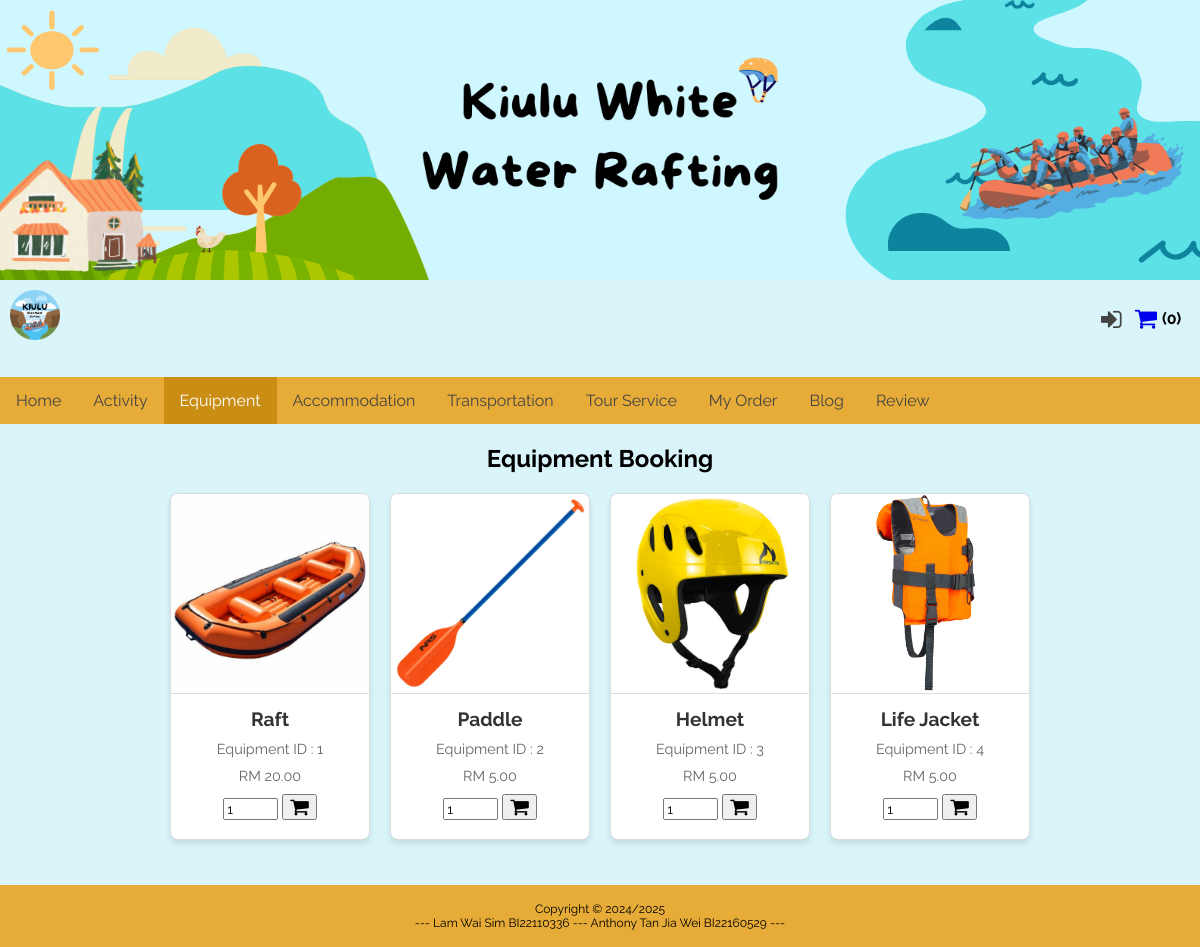
The app's page /tourism_management_system/equipment.php with its own data.
### tables this page shows
CREATE TABLE `equipment` (
  `equipmentID` int(11) NOT NULL,
  `equipmentName` varchar(100) NOT NULL,
  `equipmentQuantity` int(11) NOT NULL,
  `equipmentPrice` decimal(8,2) NOT NULL,
  `equipmentImg` varchar(100) NOT NULL
);

### tourism_management_system/equipment.php (the view, shortened to what this page needs)
<?php
include("config/config.php");
$sql_equipment = "SELECT * FROM equipment";
$result = mysqli_query($conn, $sql_equipment);
$rowcount = mysqli_num_rows($result);
?>
<!DOCTYPE html>
<html lang="en">
<head>
    <link rel="stylesheet" href="css/newstyle.css">
    <link rel="stylesheet" href="https://cdnjs.cloudflare.com/ajax/libs/font-awesome/4.7.0/css/font-awesome.min.css">
</head>
<body>
<?php include("includes/userNav.php"); ?>
<div class="container">
    <?php
    include("includes/topNav.php");
    ?>
    <main>
        <h2 style="text-align: center;">Equipment Booking</h2>
        <div class="equipment-container">
            <?php
            if ($rowcount > 0) {
                $allEquipments = [];
                while ($row = mysqli_fetch_assoc($result)) {
                    $allEquipments[] = $row;
                }
                foreach ($allEquipments as $index => $row) {
                    echo '<div class="equipment-card">';
                    echo '<img src="' . htmlspecialchars($row["equipmentImg"]) . '" alt="' . htmlspecialchars($row["equipmentName"]) . '">';
                    echo '<h3>' . htmlspecialchars($row["equipmentName"]) . '</h3>';
                    echo '<p> Equipment ID : ' . htmlspecialchars($row["equipmentID"]) . '</p>';
                    echo '<p> RM ' . number_format($row["equipmentPrice"], 2) . '</p>';
                    echo '<form method="post" action="cart_action.php?action=add&id=' . htmlspecialchars($row['equipmentID']) . '&category=equipment">
                    <input type="number" id="quantity" name="quantity" value="1" min="1" max="999"/>
                    <button type="submit"><i class="fa fa-shopping-cart" style="font-size:20px"></i></button>
                    </form>';
                    echo '<br></div>';
                }
            } else {
                echo "No equipment found.";
            }
            ?>
        </div>
    </main>
</div>
<footer class="footer">
    <p>Copyright &copy; 2024/2025<br>--- Lam Wai Sim BI22110336 --- Anthony Tan Jia Wei BI22160529 ---</p>
</footer>
</body>
</html>

### tourism_management_system/css/newstyle.css (style rules this page uses)
* { box-sizing: border-box; }
html, body { height: 100%; margin: 0; display: flex; flex-direction: column; font-family: "Raleway", sans-serif; background-color: #d9f5fa; }
.container { flex: 1; display: flex; flex-direction: column; margin-top: 20px; margin-bottom: 20px; }
.footer { background-color: #e7ac37; color: black; text-align: center; font-size: 12px; padding: 5px; margin-top: 5px; }
input, textarea, select, select option, button { font-family: "Raleway", sans-serif; }

### tourism_management_system/equipment.php (style rules this page uses)
.equipment-container { display: flex; flex-wrap: wrap; gap: 20px; justify-content: center; margin: 20px; }
.equipment-card { width: 200px; border: 1px solid #ddd; border-radius: 8px; overflow: hidden; box-shadow: 0 4px 6px rgba(0, 0, 0, 0.1); text-align: center; background-color: #fff; transition: transform 0.3s, box-shadow 0.3s; }
.equipment-card img { width: 100%; height: 200px; object-fit: cover; border-bottom: 1px solid #ddd; }
.equipment-card h3 { font-size: 1.2em; margin: 10px 0; color: #333; }
.equipment-card p { font-size: 0.9em; color: #666; margin: 0 10px 10px; }

### records on screen
equipment: equipmentImg (picture), equipmentName "Raft", equipmentID "1", equipmentPrice "20.00"
equipment: equipmentImg (picture), equipmentName "Paddle", equipmentID "2", equipmentPrice "5.00"
equipment: equipmentImg (picture), equipmentName "Helmet", equipmentID "3", equipmentPrice "5.00"
equipment: equipmentImg (picture), equipmentName "Life Jacket", equipmentID "4", equipmentPrice "5.00"
